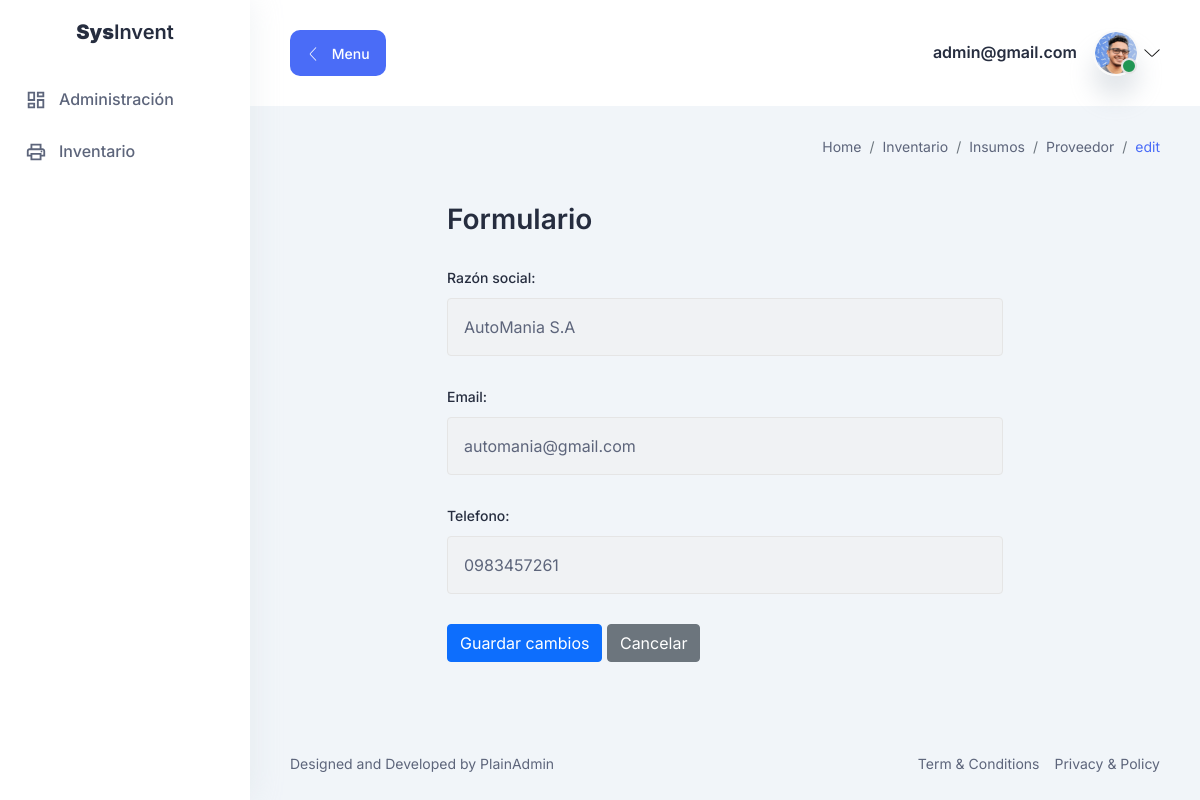
The page /inventario/insumos/proveedor/edit/1 (signed in) on the database its author committed.
### inventario/models.py (models this page shows, shortened)
class ModeloBase(models.Model):
    from django.contrib.auth.models import User
    usuario_creacion = models.ForeignKey(User, verbose_name='Usuario Creación', blank=True, null=True,
                                         on_delete=models.CASCADE, related_name='+', editable=False)
    fecha_creacion = models.DateTimeField(verbose_name='Fecha creación', auto_now_add=True)
    fecha_modificacion = models.DateTimeField(verbose_name='Fecha Modificación', auto_now=True)
    usuario_modificacion = models.ForeignKey(User, verbose_name='Usuario Modificación', blank=True, null=True,
                                             on_delete=models.CASCADE, related_name='+', editable=False)
    status = models.BooleanField(verbose_name="Estado del registro", default=True)
    class Meta:
        abstract = True

class Proveedor(ModeloBase):
    razon_social = models.CharField(verbose_name="Razón social", unique=True, max_length=200)
    email = models.EmailField(verbose_name="Email", unique=True, max_length=200)
    telefono = models.CharField(verbose_name="Telefono", max_length=10)
    class Meta:
        verbose_name = "Proveedor"
        verbose_name_plural = "Proveedores"
        ordering = ['-id']

### inventario/views.py (the view)
# urls.py: path('insumos/proveedor/edit/<int:pk>', EditProveedor.as_view(), name="edit_proveedor"),
class EditProveedor(LoginRequiredMixin, PermissionRequiredMixin, UpdateView):
    permission_required = 'inventario.change_proveedor'
    model =  Proveedor
    template_name = "inventario/proveedor/editProveedor.html"
    form_class = ProveedorForm
    success_url = reverse_lazy('inventario:proveedor')
    context_object_name = "proveedores"
    def get_context_data(self, **kwargs):
        return super().get_context_data(**kwargs)

### inventario/forms.py
class ProveedorForm(forms.ModelForm):
    def __init__(self, *args,**kwargs):
        super(ProveedorForm, self).__init__(*args, **kwargs)
        for visible in self.visible_fields():
            visible.field.widget.attrs['class'] = ' form-control   form-row '
            visible.field.widget.attrs['fieldset_class'] = ' input-style-1'
    class Meta:
        model = Proveedor
        fields = '__all__'
        exclude=("status",)

### templates/inventario/proveedor/editProveedor.html (shortened to what this page needs)
{% extends 'base.html' %}
{% block content %}
    <div class="title-wrapper pt-30">
        <div class="row align-items-center">
            <div class="col-md-6">
            </div>
            <div class="col-md-6">
                <div class="breadcrumb-wrapper mb-30">
                    <nav aria-label="breadcrumb">
                        <ol class="breadcrumb">
                            <li class="breadcrumb-item ">
                                <a href="{% url 'home' %}">Home</a>
                            </li>
                            <li class="breadcrumb-item ">
                                <a href="{% url 'inventario:inventario' %}">Inventario</a>
                            </li>
                            <li class="breadcrumb-item ">
                                <a href="{% url 'inventario:insumo' %}">Insumos</a>
                            </li>
                            <li class="breadcrumb-item ">
                                <a href="{% url 'inventario:proveedor' %}">Proveedor</a>
                            </li>
                            <li class="breadcrumb-item active" aria-current="page">
                                edit
                            </li>
                        </ol>
                    </nav>
                </div>
            </div>
        </div>
    </div>
    <div class="container">
        <div class="row">
            <div class="col-lg-8 offset-lg-2">
                <div class="">
                    <div class="title d-flex align-items-center flex-wrap mb-30">
                        <h2 class="mr-40">Formulario</h2>
                    </div>
                    <form action="{% url 'inventario:edit_proveedor' proveedores.pk %}" method="POST"
                          enctype="multipart/form-data">
                        {% include "form_snippet.html" %}
                    </form>
                </div>
            </div>
        </div>
    </div>
{% endblock %}

### templates/base.html (shortened to what this page needs)
<!DOCTYPE html>
{% load static %}
<html lang="es">
<head>
    <link rel="stylesheet" href="{% static 'assets/css/bootstrap.min.css' %}"/>
    <link rel="stylesheet" href="{% static 'assets/css/lineicons.css' %}"/>
    <link rel="stylesheet" href="{% static 'assets/css/materialdesignicons.min.css' %}"/>
    <link rel="stylesheet" href="{% static 'assets/css/fullcalendar.css' %}"/>
    <link rel="stylesheet" href="{% static 'assets/css/fullcalendar.css' %}"/>
    <link rel="stylesheet" href="{% static 'assets/css/main.css' %}"/>
</head>
<body>
<aside class="sidebar-nav-wrapper">
    <div class="navbar-logo">
        <a href="{% url 'home' %}">
            <h4><strong>Sys</strong>Invent</h4>
        </a>
    </div>
    <nav class="sidebar-nav">
        <ul>
            <li class="nav-item">
                <a href="{% url 'administracion:administracion' %}">
              <span class="icon">
              </span>
                    <span class="text">Administración</span>
                </a>
            </li>
            <li class="nav-item">
                <a href="{% url 'inventario:inventario' %}">
              <span class="icon">
              </span>
                    <span class="text">Inventario</span>
                </a>
            </li>
        </ul>
    </nav>
</aside>
<main class="main-wrapper">
    <header class="header">
        <div class="container-fluid">
            <div class="row">
                <div class="col-lg-5 col-md-5 col-6">
                    <div class="header-left d-flex align-items-center">
                        <div class="menu-toggle-btn mr-20">
                            <button
                                    id="menu-toggle"
                                    class="main-btn primary-btn btn-hover"
                            >
                                <i class="lni lni-chevron-left me-2"></i> Menu
                            </button>
                        </div>
                    </div>
                </div>
                <div class="col-lg-7 col-md-7 col-6">
                    <div class="header-right">
                        <div class="profile-box ml-15">
                            <button
                                    class="dropdown-toggle bg-transparent border-0"
                                    type="button"
                                    id="profile"
                                    data-bs-toggle="dropdown"
                                    aria-expanded="false"
                            >
                                <div class="profile-info">
                                    <div class="info">
                                        <h6>{{ user.email }}</h6>
                                        <div class="image">
                                            <img
                                                    src="{% static 'assets/images/profile/profile-image.png' %}"
                                                    alt=""
                                            />
                                            <span class="status"></span>
                                        </div>
                                    </div>
                                </div>
                                <i class="lni lni-chevron-down"></i>
                            </button>
                        </div>
                    </div>
                </div>
            </div>
        </div>
    </header>
    <section class="section">
        <div class="container-fluid">
            {% block content %}
            {% endblock %}
        </div>
    </section>
    <footer class="footer">
        <div class="container-fluid">
            <div class="row">
                <div class="col-md-6 order-last order-md-first">
                    <div class="copyright text-center text-md-start">
                        <p class="text-sm">
                            Designed and Developed by
                            <a
                                    href="https://plainadmin.com"
                                    rel="nofollow"
                                    target="_blank"
                            >
                                PlainAdmin
                            </a>
                        </p>
                    </div>
                </div>
                <div class="col-md-6">
                    <div
                            class="
                  terms
                  d-flex
                  justify-content-center justify-content-md-end
                "
                    >
                        <a href="javascript:void(0)" class="text-sm">Term & Conditions</a>
                        <a href="javascript:void(0)" class="text-sm ml-15">Privacy & Policy</a>
                    </div>
                </div>
            </div>
        </div>
    </footer>
</main>
</body>
</html>

### templates/form_snippet.html (shortened to what this page needs)
{% for field in form %}
    <fieldset class=" {% if field.field.widget.attrs.fieldset_class %}{{ field.field.widget.attrs.fieldset_class }}{% else %}col-md-12{% endif %}"
              id="id_{{ field.name }}">
        {{ field.label_tag }}
        {{ field }}
    </fieldset>
{% endfor %}
 <div class="form-group mt-3">
        <button type="submit" id="id_submit" class="btn btn-primary">Guardar cambios</button>
            <a href="javascript:history.back()"  class="btn btn-secondary" >Cancelar</a>
      </div>

### static/assets/css/fullcalendar.css (style rules this page uses)
:root { --fc-daygrid-event-dot-width: 8px; }
:root { --fc-list-event-dot-width: 10px; --fc-list-event-hover-bg-color: #f5f5f5; }

### rows shown on the page
Proveedor: form "AutoMania S.A" "automania@gmail.com" "0983457261"

### other values the page prints
{{ user.email }} "admin@gmail.com"
{{ field.label_tag }} "Razón social:" "Email:" "Telefono:"
